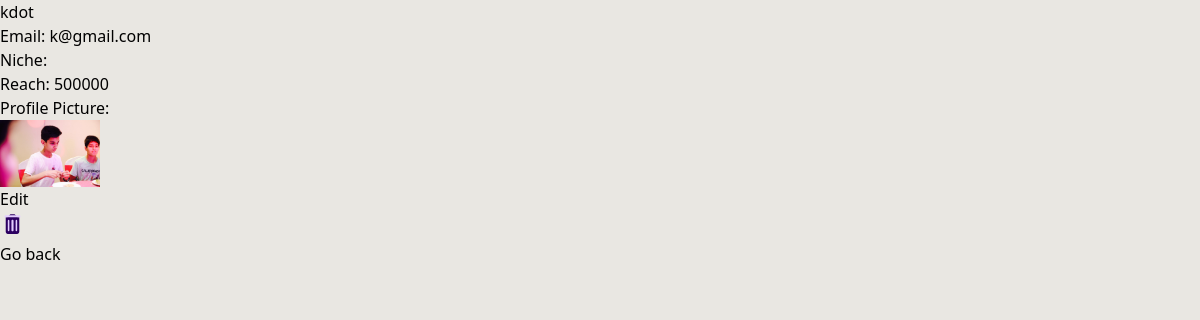
/influencer/viewInfluencer/1 (signed in), run on an earlier commit of the app's database.
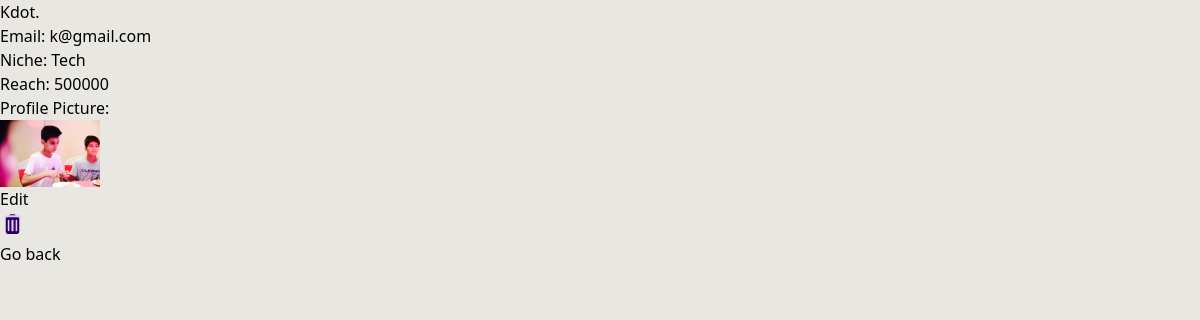
And on a later commit of the database.
### website/models.py (models this page shows)
class Influencer(db.Model, UserMixin):
    __tablename__ = 'influencer'
    id = db.Column(db.Integer, primary_key=True)
    name = db.Column(db.String(150), nullable=False)
    email = db.Column(db.String(150), nullable=False)
    profile_picture = db.Column(db.String(100), nullable=False)
    niche = db.Column(db.String(100), nullable=False)
    reach = db.Column(db.Integer, nullable=False)
    user_id = Column(Integer, ForeignKey('user.id'), nullable=False)
    platform= db.Column(db.String(100), nullable=False)

### website/influencer.py (the view)
@influencer.route('/viewInfluencer/<int:influencer_id>', methods=['GET'])
@role_required('Influencer')
@login_required
def viewInfluencer(influencer_id):
    influencer = Influencer.query.get_or_404(influencer_id)
    return render_template('Influencer/viewInfluencer.html', influencer=influencer)

### website/__init__.py (called while the page is built)
def create_app():
    app = Flask(__name__)
    app.config['SECRET_KEY'] = 'idkra&w'
    app.config['UPLOAD_FOLDER'] = 'website/static/uploads'
    app.config['SQLALCHEMY_DATABASE_URI'] = f'sqlite:///{DB_NAME}'
    db.init_app(app)
    from .views import views
    from .sponsor import sponsor
    from .admin import admin
    from .influencer import influencer
    app.register_blueprint(views, url_prefix='/')
    app.register_blueprint(admin, url_prefix='/admin')
    app.register_blueprint(sponsor, url_prefix='/sponsor')
    app.register_blueprint(influencer, url_prefix='/influencer')
    from .models import User
    with app.app_context():
        db.create_all()
    login_manager = LoginManager()
    login_manager.login_view = 'views.login'
    login_manager.init_app(app)
    @login_manager.user_loader
    def load_user(id):
        return User.query.get(int(id))
    return app

### website/auth.py (called while the page is built)
def role_required(role):
    def decorator(f):
        @wraps(f)
        def decorated_function(*args, **kwargs):
            if current_user.role != role:
                abort(403)
            return f(*args, **kwargs)
        return decorated_function
    return decorator

### website/templates/Influencer/viewInfluencer.html (shortened to what this page needs)
{% extends "base.html" %} {% block body_class %} influencer {% endblock %} {%
block content %}
<ul>
  <li>
    <h2>{{ influencer.name }}</h2>
    <p>Email: {{ influencer.email }}</p>
    <p>Niche: {{ influencer.niche }}</p>
    <p>Reach: {{ influencer.reach }}</p>
    <p>Profile Picture:</p>
    {% if influencer.profile_picture %}
    <img
      src="{{ url_for('static', filename='uploads/' + influencer.profile_picture) }}"
      alt="{{ influencer.name }}'s profile picture"
      width="100"
    />
    {% else %}
    <p>No profile picture uploaded</p>
    {% endif %}
    <a
      href="{{ url_for('influencer.editInfluencer', influencer_id=influencer.id) }}"
      >Edit</a
    >
  </li>
</ul>
<form
  action="{{ url_for('influencer.deleteInfluencer', influencer_id=influencer.id) }}"
  method="POST"
  onsubmit="return confirm('Are you sure you want to delete your profile?');"
>
  <button type="submit">
  </button>
</form>
<a href="{{ url_for('influencer.dashboard') }}">Go back</a>
{% endblock %}

What changed in the data, as far as the page shows it:
changed Influencer "k@gmail.com": name "kdot" → "Kdot."; niche (not shown) → "Tech"
